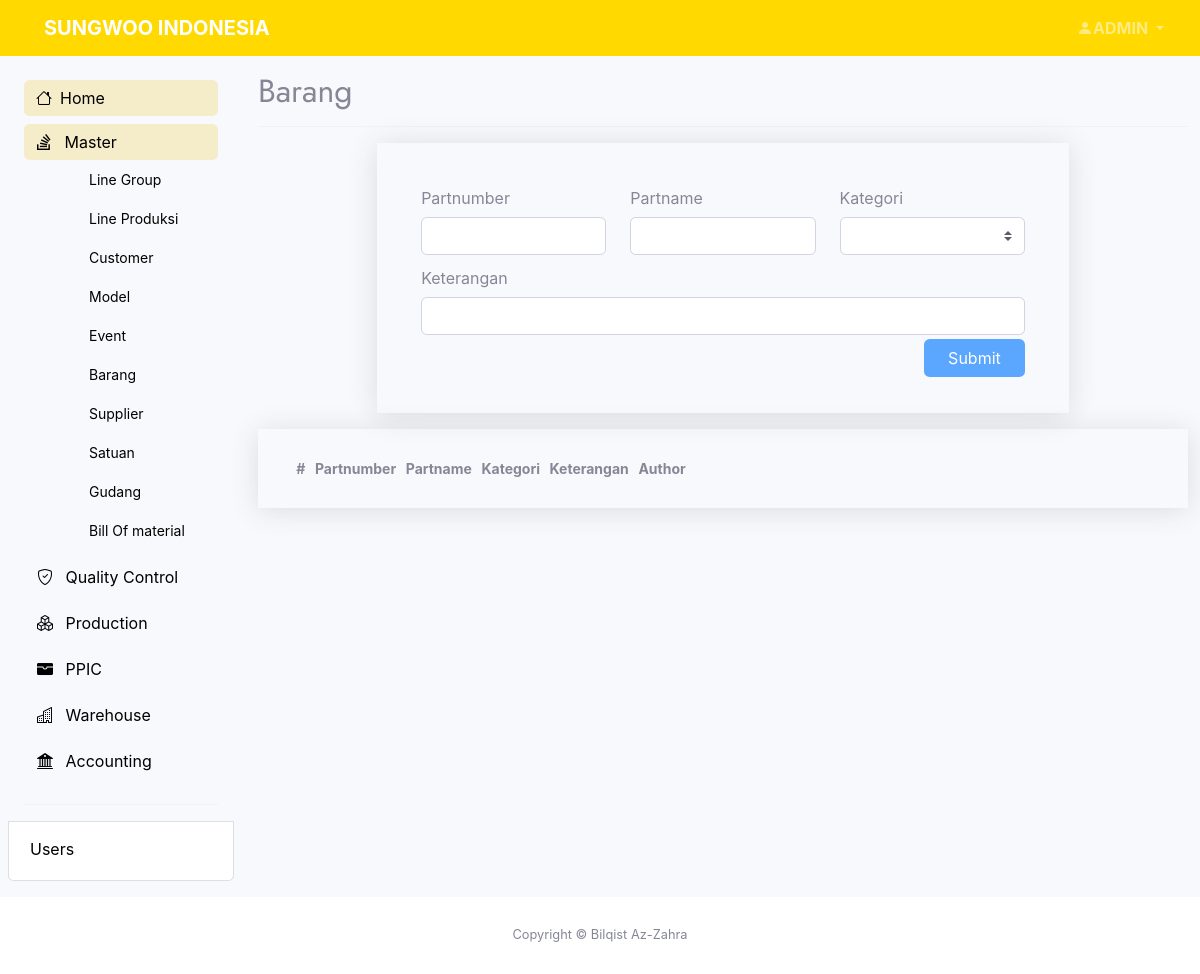
The app's page /pages/master/add-bom-detail.php (signed in), older data.
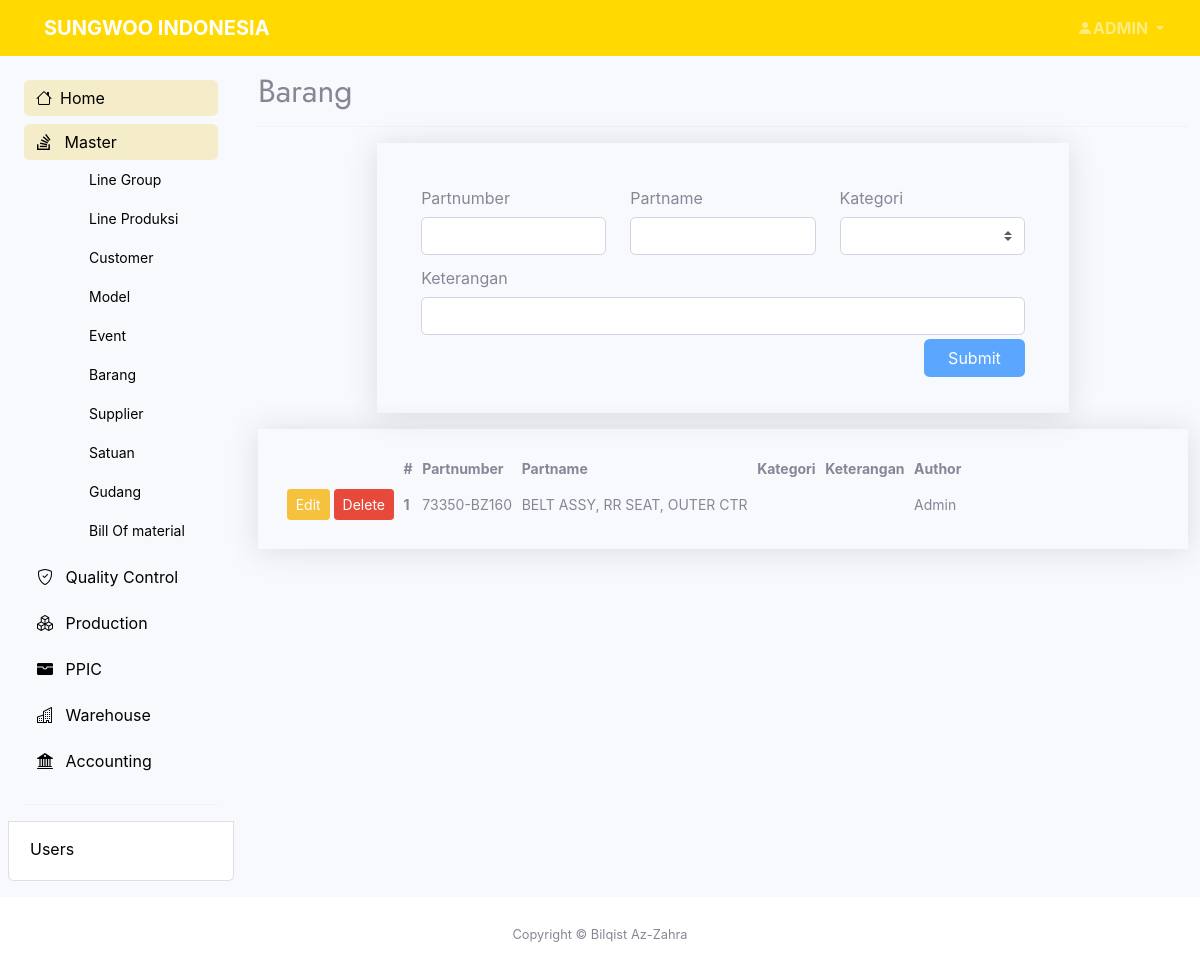
The same page, newer data.
### tables this page shows
CREATE TABLE `master_bom` (
  `id` int(11) NOT NULL,
  `partcode` varchar(11) NOT NULL,
  `partnumber` varchar(40) NOT NULL,
  `partname` varchar(40) NOT NULL,
  `model` varchar(30) NOT NULL,
  `grupline` varchar(30) NOT NULL,
  `ket` text NOT NULL,
  `unikno` varchar(30) NOT NULL,
  `event` varchar(30) NOT NULL,
  `perjam` int(11) NOT NULL,
  `lotbox` int(11) NOT NULL,
  `customer` varchar(30) NOT NULL,
  `posisi` varchar(30) NOT NULL,
  `create_at` datetime NOT NULL DEFAULT current_timestamp(),
  `author` varchar(100) NOT NULL,
  `edit_at` datetime NOT NULL DEFAULT current_timestamp(),
  `edit_by` varchar(100) NOT NULL
);

### pages/master/add-bom-detail.php (the view, shortened to what the changed rows need)
<?php
    include "../../connect.php";
?>
<?php
    $tabelnya       = "master_bom";
?>
<!DOCTYPE html>
<html lang="en">
<head>
    <?php include '../../layout/header.php' ?>
</head>
<body class="bg-light bg-light" >
    <section class="container-xxl">
		<div class="row flex-nowrap">
			<div class="col-auto px-0 max-vh-100">
                <div class="col ps-md-3 max-vh-100" data-aos="fade" data-aos-delay="50">
                    <div class="page-header pt-3">
                        <h2>Barang</h2>
                    </div>
                    <div class="row justify-content-md-center">
                        <div class="col-lg-12 col-md-12">
                            <div class="container shadow px-4 py-4">
                                <div class="table-responsive-lg">
                                    <table id="show_table" class="table-sm display nowrap table-hover">
                                        <thead>
                                            <tr>
                                                <th scope="col"></th>
                                                <th scope="col">#</th>
                                                <th scope="col">Partnumber</th>
                                                <th scope="col">Partname</th>
                                                <th scope="col">Kategori</th>
                                                <th scope="col">Keterangan</th>
                                                <th scope="col">Author</th>
                                            </tr>
                                        </thead>
                                        <tbody>
                                            <?php
                                            $sql2   = "SELECT * FROM $tabelnya ORDER BY create_at DESC";
                                            $q2     = mysqli_query($conn, $sql2);
                                            $order   = 1;
                                            while ($r2 = mysqli_fetch_array($q2)) {
                                                $id             = $r2['id'];
                                                $pnumber           = $r2['partnumber'];
                                                $pname           = $r2['partname'];
                                                $kategori           = $r2['kategori'];
                                                $ket           = $r2['ket'];
                                                $author         = $r2['author'];
                                            ?>
                                                <tr>
                                                    <td scope="row">
                                                        <a href="add-barang-detail.php?op=edit&id=<?php echo $id ?>"><button type="button" class="btn btn-sm btn-warning">Edit</button></a>
                                                        <a href="add-barang.php?op=delete&id=<?php echo $id?>" onclick="return confirm('Are you sure you want to delete the data?')"><button type="button" class="btn btn-sm btn-danger">Delete</button></a>
                                                    </td>
                                                    <th scope="row"><?php echo $order++ ?></th>
                                                    <td scope="row"><?php echo $pnumber  ?></td>
                                                    <td scope="row"><?php echo $pname  ?></td>
                                                    <td scope="row"><?php echo $kategori ?></td>
                                                    <td scope="row"><?php echo $ket ?></td>
                                                    <td scope="row"><?php echo $author ?></td>
                                                </tr>
                                            <?php
                                            }
                                            ?>
                                        </tbody>
                                    </table>
                                </div>
                            </div>
                        </div>
                    </div>
                </div>
            </div>
        </div>
    </section>
</body>
</html>

Row changes from the older to the newer data that the page shows:
added master_bom: partnumber "73350-BZ160", partname "BELT ASSY, RR SEAT, OUTER CTR", author "Admin"
